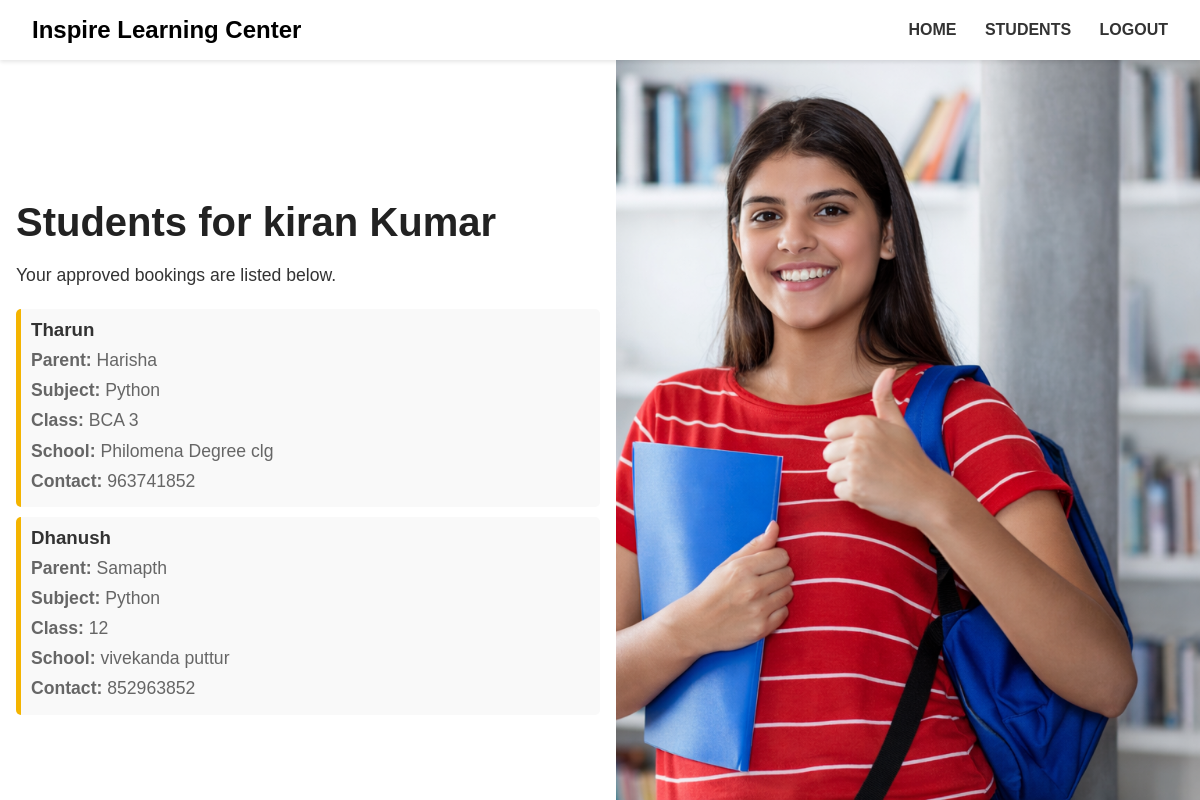
Screenshot of /teacher/students/ (signed in) with the database file from the repository.
### tution_app/teachers/models.py (models this page shows, shortened)
class TeacherProfile(models.Model):
    user = models.OneToOneField(User, on_delete=models.CASCADE)
    name = models.CharField(max_length=100)
    phone = models.CharField(max_length=15)
    gender = models.CharField(max_length=10)
    address = models.TextField()
    subject = models.CharField(max_length=50)
    experience = models.IntegerField(default=0)
    image = models.ImageField(upload_to='teacher_images/', null=True, blank=True)
    is_approved = models.BooleanField(default=False)

### tution_app/parents/models.py (models this page shows, shortened)
class Booking(models.Model):
    parent = models.ForeignKey(ParentProfile, on_delete=models.CASCADE)
    teacher = models.ForeignKey('teachers.TeacherProfile', on_delete=models.CASCADE)
    student_name = models.CharField(max_length=100)
    school = models.CharField(max_length=100)
    class_name = models.CharField(max_length=50)  # e.g., 10th Grade
    subject = models.CharField(max_length=50)
    photo = models.ImageField(upload_to='bookings/', null=True, blank=True)
    is_approved = models.BooleanField(default=False)
    payment_status = models.CharField(max_length=20, default='pending')
    created_at = models.DateTimeField(auto_now_add=True)

class ParentProfile(models.Model):
    user = models.OneToOneField(User, on_delete=models.CASCADE)
    name = models.CharField(max_length=100,default='unknown')
    phone = models.CharField(max_length=10)
    gender = models.CharField(max_length=10)
    address = models.TextField()
    image = models.ImageField(upload_to='parents/')
    is_approved = models.BooleanField(default=False)

### tution_app/teachers/views.py (the view)
# urls.py: path('students/', views.teacher_students, name='teacher_students'),
@login_required
def teacher_students(request):
    try:
        teacher_profile = TeacherProfile.objects.get(user=request.user)
        bookings = Booking.objects.filter(teacher=teacher_profile, is_approved=True)
        context = {
            'teacher': teacher_profile,
            'bookings': bookings,
        }
        return render(request, 'teachers/teacher_students.html', context)
    except TeacherProfile.DoesNotExist:
        return redirect('home')

### tution_app/teachers/templates/teachers/teacher_students.html (shortened to what this page needs)
{% load static %}
<!DOCTYPE html>
<html lang="en">
<head>
</head>
<body>
    <section class="banner">
        <header class="navbar">
            <div class="logo">Inspire Learning Center</div>
            <nav class="nav-links">
                <a href="{% url 'teacher_home' %}">HOME</a>
                <a href="{% url 'teacher_students' %}">STUDENTS</a>
                <a href="{% url 'logout' %}">LOGOUT</a>
            </nav>
        </header>
        <main class="hero">
            <section class="hero-text">
                <h1>Students for {{ teacher.name }}</h1>
                <p>Your approved bookings are listed below.</p>
                <div class="student-list">
                    {% if bookings %}
                        {% for booking in bookings %}
                            <div class="student-item">
                                <h3>{{ booking.student_name }}</h3>
                                <p><strong>Parent:</strong> {{ booking.parent.name }}</p>
                                <p><strong>Subject:</strong> {{ booking.subject }}</p>
                                <p><strong>Class:</strong> {{ booking.class_name }}</p>
                                <p><strong>School:</strong> {{ booking.school }}</p>
                                <p><strong>Contact:</strong> {{ booking.parent.phone }}</p>
                            </div>
                        {% endfor %}
                    {% else %}
                        <p class="second-phase">No students assigned yet.</p>
                    {% endif %}
                </div>
            </section>
            <section class="hero-image"></section>
        </main>
    </section>
</body>
</html>

### rows the page displays
TeacherProfile: name "kiran Kumar"
Booking: student_name "Tharun", parent.name "Harisha", subject "Python", class_name "BCA 3", school "Philomena Degree clg", parent.phone "963741852"
Booking: student_name "Dhanush", parent.name "Samapth", subject "Python", class_name "12", school "vivekanda puttur", parent.phone "852963852"
